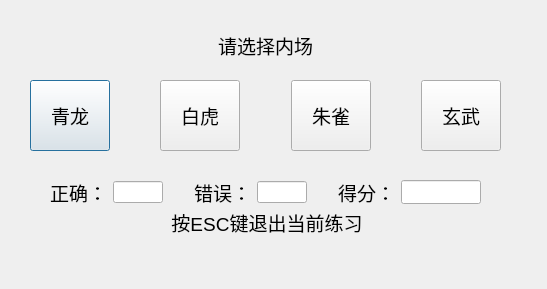
<?xml version="1.0" encoding="UTF-8"?>
<ui version="4.0">
 <class>ChoiceWindow</class>
 <widget class="QDialog" name="ChoiceWindow">
  <property name="geometry">
   <rect>
    <x>0</x>
    <y>0</y>
    <width>547</width>
    <height>289</height>
   </rect>
  </property>
  <property name="windowTitle">
   <string>选择内场</string>
  </property>
  <widget class="QLabel" name="label">
   <property name="geometry">
    <rect>
     <x>210</x>
     <y>30</y>
     <width>111</width>
     <height>30</height>
    </rect>
   </property>
   <property name="font">
    <font>
     <family>Arial</family>
     <pointsize>14</pointsize>
    </font>
   </property>
   <property name="text">
    <string>请选择内场</string>
   </property>
   <property name="alignment">
    <set>Qt::AlignCenter</set>
   </property>
  </widget>
  <widget class="QWidget" name="layoutWidget">
   <property name="geometry">
    <rect>
     <x>30</x>
     <y>80</y>
     <width>471</width>
     <height>71</height>
    </rect>
   </property>
   <layout class="QHBoxLayout" name="horizontalLayout">
    <item>
     <widget class="QPushButton" name="pushButtonQL">
      <property name="sizePolicy">
       <sizepolicy hsizetype="Expanding" vsizetype="Expanding">
        <horstretch>0</horstretch>
        <verstretch>0</verstretch>
       </sizepolicy>
      </property>
      <property name="font">
       <font>
        <family>Arial</family>
        <pointsize>14</pointsize>
       </font>
      </property>
      <property name="text">
       <string>青龙</string>
      </property>
      <property name="default">
       <bool>true</bool>
      </property>
     </widget>
    </item>
    <item>
     <spacer name="horizontalSpacer">
      <property name="orientation">
       <enum>Qt::Horizontal</enum>
      </property>
      <property name="sizeHint" stdset="0">
       <size>
        <width>40</width>
        <height>20</height>
       </size>
      </property>
     </spacer>
    </item>
    <item>
     <widget class="QPushButton" name="pushButtonBH">
      <property name="sizePolicy">
       <sizepolicy hsizetype="Expanding" vsizetype="Expanding">
        <horstretch>0</horstretch>
        <verstretch>0</verstretch>
       </sizepolicy>
      </property>
      <property name="font">
       <font>
        <family>Arial</family>
        <pointsize>14</pointsize>
       </font>
      </property>
      <property name="text">
       <string>白虎</string>
      </property>
     </widget>
    </item>
    <item>
     <spacer name="horizontalSpacer_2">
      <property name="orientation">
       <enum>Qt::Horizontal</enum>
      </property>
      <property name="sizeHint" stdset="0">
       <size>
        <width>40</width>
        <height>20</height>
       </size>
      </property>
     </spacer>
    </item>
    <item>
     <widget class="QPushButton" name="pushButtonZQ">
      <property name="sizePolicy">
       <sizepolicy hsizetype="Expanding" vsizetype="Expanding">
        <horstretch>0</horstretch>
        <verstretch>0</verstretch>
       </sizepolicy>
      </property>
      <property name="font">
       <font>
        <family>Arial</family>
        <pointsize>14</pointsize>
       </font>
      </property>
      <property name="text">
       <string>朱雀</string>
      </property>
     </widget>
    </item>
    <item>
     <spacer name="horizontalSpacer_3">
      <property name="orientation">
       <enum>Qt::Horizontal</enum>
      </property>
      <property name="sizeHint" stdset="0">
       <size>
        <width>40</width>
        <height>20</height>
       </size>
      </property>
     </spacer>
    </item>
    <item>
     <widget class="QPushButton" name="pushButtonXW">
      <property name="sizePolicy">
       <sizepolicy hsizetype="Expanding" vsizetype="Expanding">
        <horstretch>0</horstretch>
        <verstretch>0</verstretch>
       </sizepolicy>
      </property>
      <property name="font">
       <font>
        <family>Arial</family>
        <pointsize>14</pointsize>
       </font>
      </property>
      <property name="text">
       <string>玄武</string>
      </property>
     </widget>
    </item>
   </layout>
  </widget>
  <widget class="QLabel" name="label_2">
   <property name="geometry">
    <rect>
     <x>171</x>
     <y>211</y>
     <width>192</width>
     <height>22</height>
    </rect>
   </property>
   <property name="font">
    <font>
     <family>Arial</family>
     <pointsize>14</pointsize>
    </font>
   </property>
   <property name="text">
    <string>按ESC键退出当前练习</string>
   </property>
   <property name="alignment">
    <set>Qt::AlignCenter</set>
   </property>
  </widget>
  <widget class="QWidget" name="">
   <property name="geometry">
    <rect>
     <x>50</x>
     <y>180</y>
     <width>431</width>
     <height>24</height>
    </rect>
   </property>
   <layout class="QHBoxLayout" name="horizontalLayout_2">
    <item>
     <widget class="QLabel" name="label_3">
      <property name="font">
       <font>
        <family>Arial</family>
        <pointsize>14</pointsize>
       </font>
      </property>
      <property name="text">
       <string>正确：</string>
      </property>
     </widget>
    </item>
    <item>
     <widget class="QLineEdit" name="lineEditRight">
      <property name="sizePolicy">
       <sizepolicy hsizetype="Maximum" vsizetype="Fixed">
        <horstretch>0</horstretch>
        <verstretch>0</verstretch>
       </sizepolicy>
      </property>
      <property name="maximumSize">
       <size>
        <width>50</width>
        <height>16777215</height>
       </size>
      </property>
     </widget>
    </item>
    <item>
     <spacer name="horizontalSpacer_4">
      <property name="orientation">
       <enum>Qt::Horizontal</enum>
      </property>
      <property name="sizeHint" stdset="0">
       <size>
        <width>18</width>
        <height>20</height>
       </size>
      </property>
     </spacer>
    </item>
    <item>
     <widget class="QLabel" name="label_4">
      <property name="font">
       <font>
        <family>Arial</family>
        <pointsize>14</pointsize>
       </font>
      </property>
      <property name="text">
       <string>错误：</string>
      </property>
     </widget>
    </item>
    <item>
     <widget class="QLineEdit" name="lineEditWrong">
      <property name="sizePolicy">
       <sizepolicy hsizetype="Maximum" vsizetype="Fixed">
        <horstretch>0</horstretch>
        <verstretch>0</verstretch>
       </sizepolicy>
      </property>
      <property name="maximumSize">
       <size>
        <width>50</width>
        <height>16777215</height>
       </size>
      </property>
      <property name="focusPolicy">
       <enum>Qt::NoFocus</enum>
      </property>
     </widget>
    </item>
    <item>
     <spacer name="horizontalSpacer_5">
      <property name="orientation">
       <enum>Qt::Horizontal</enum>
      </property>
      <property name="sizeHint" stdset="0">
       <size>
        <width>18</width>
        <height>20</height>
       </size>
      </property>
     </spacer>
    </item>
    <item>
     <widget class="QLabel" name="Score">
      <property name="font">
       <font>
        <family>Arial</family>
        <pointsize>14</pointsize>
       </font>
      </property>
      <property name="text">
       <string>得分：</string>
      </property>
     </widget>
    </item>
    <item>
     <widget class="QLineEdit" name="lineEditScore">
      <property name="sizePolicy">
       <sizepolicy hsizetype="Maximum" vsizetype="Fixed">
        <horstretch>0</horstretch>
        <verstretch>0</verstretch>
       </sizepolicy>
      </property>
      <property name="maximumSize">
       <size>
        <width>80</width>
        <height>100</height>
       </size>
      </property>
      <property name="focusPolicy">
       <enum>Qt::NoFocus</enum>
      </property>
      <property name="cursorPosition">
       <number>0</number>
      </property>
      <property name="readOnly">
       <bool>false</bool>
      </property>
     </widget>
    </item>
   </layout>
  </widget>
 </widget>
 <resources/>
 <connections/>
</ui>
